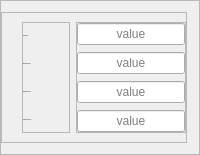
                           <widget class="QFrame" name="frame_80">
                            <property name="frameShape">
                             <enum>QFrame::Shape::StyledPanel</enum>
                            </property>
                            <property name="frameShadow">
                             <enum>QFrame::Shadow::Raised</enum>
                            </property>
                            <layout class="QVBoxLayout" name="verticalLayout_54">
                             <property name="spacing">
                              <number>0</number>
                             </property>
                             <property name="leftMargin">
                              <number>0</number>
                             </property>
                             <property name="rightMargin">
                              <number>12</number>
                             </property>
                             <item>
                              <widget class="QFrame" name="frame_81">
                               <property name="frameShape">
                                <enum>QFrame::Shape::StyledPanel</enum>
                               </property>
                               <property name="frameShadow">
                                <enum>QFrame::Shadow::Raised</enum>
                               </property>
                               <layout class="QHBoxLayout" name="horizontalLayout_15">
                                <property name="leftMargin">
                                 <number>20</number>
                                </property>
                                <property name="rightMargin">
                                 <number>0</number>
                                </property>
                                <item>
                                 <widget class="QFrame" name="frame_39">
                                  <property name="sizePolicy">
                                   <sizepolicy hsizetype="MinimumExpanding" vsizetype="Preferred">
                                    <horstretch>0</horstretch>
                                    <verstretch>0</verstretch>
                                   </sizepolicy>
                                  </property>
                                  <property name="maximumSize">
                                   <size>
                                    <width>120</width>
                                    <height>16777215</height>
                                   </size>
                                  </property>
                                  <property name="frameShape">
                                   <enum>QFrame::Shape::StyledPanel</enum>
                                  </property>
                                  <property name="frameShadow">
                                   <enum>QFrame::Shadow::Raised</enum>
                                  </property>
                                  <layout class="QVBoxLayout" name="verticalLayout_41">
                                   <property name="spacing">
                                    <number>7</number>
                                   </property>
                                   <property name="leftMargin">
                                    <number>0</number>
                                   </property>
                                   <property name="topMargin">
                                    <number>0</number>
                                   </property>
                                   <property name="rightMargin">
                                    <number>0</number>
                                   </property>
                                   <property name="bottomMargin">
                                    <number>0</number>
                                   </property>
                                   <item>
                                    <widget class="QLabel" name="label_134">
                                     <property name="minimumSize">
                                      <size>
                                       <width>0</width>
                                       <height>18</height>
                                      </size>
                                     </property>
                                     <property name="maximumSize">
                                      <size>
                                       <width>16777215</width>
                                       <height>18</height>
                                      </size>
                                     </property>
                                     <property name="font">
                                      <font>
                                       <family>Yu Gothic UI Semilight</family>
                                       <pointsize>-1</pointsize>
                                      </font>
                                     </property>
                                     <property name="styleSheet">
                                      <string notr="true"/>
                                     </property>
                                     <property name="text">
                                      <string>Global Size:</string>
                                     </property>
                                    </widget>
                                   </item>
                                   <item>
                                    <widget class="QLabel" name="label_135">
                                     <property name="minimumSize">
                                      <size>
                                       <width>0</width>
                                       <height>18</height>
                                      </size>
                                     </property>
                                     <property name="maximumSize">
                                      <size>
                                       <width>16777215</width>
                                       <height>18</height>
                                      </size>
                                     </property>
                                     <property name="font">
                                      <font>
                                       <family>Yu Gothic UI Semilight</family>
                                       <pointsize>-1</pointsize>
                                      </font>
                                     </property>
                                     <property name="styleSheet">
                                      <string notr="true"/>
                                     </property>
                                     <property name="text">
                                      <string>Deviation Factor:</string>
                                     </property>
                                    </widget>
                                   </item>
                                   <item>
                                    <widget class="QLabel" name="label_136">
                                     <property name="minimumSize">
                                      <size>
                                       <width>0</width>
                                       <height>18</height>
                                      </size>
                                     </property>
                                     <property name="maximumSize">
                                      <size>
                                       <width>16777215</width>
                                       <height>18</height>
                                      </size>
                                     </property>
                                     <property name="font">
                                      <font>
                                       <family>Yu Gothic UI Semilight</family>
                                       <pointsize>-1</pointsize>
                                      </font>
                                     </property>
                                     <property name="styleSheet">
                                      <string notr="true"/>
                                     </property>
                                     <property name="text">
                                      <string>Minimum Factor:</string>
                                     </property>
                                    </widget>
                                   </item>
                                   <item>
                                    <widget class="QLabel" name="label_142">
                                     <property name="minimumSize">
                                      <size>
                                       <width>0</width>
                                       <height>18</height>
                                      </size>
                                     </property>
                                     <property name="maximumSize">
                                      <size>
                                       <width>16777215</width>
                                       <height>18</height>
                                      </size>
                                     </property>
                                     <property name="font">
                                      <font>
                                       <family>Yu Gothic UI Semilight</family>
                                       <pointsize>-1</pointsize>
                                      </font>
                                     </property>
                                     <property name="styleSheet">
                                      <string notr="true"/>
                                     </property>
                                     <property name="text">
                                      <string>Others Mesh Info:</string>
                                     </property>
                                    </widget>
                                   </item>
                                  </layout>
                                 </widget>
                                </item>
                                <item>
                                 <widget class="QFrame" name="frame_83">
                                  <property name="sizePolicy">
                                   <sizepolicy hsizetype="MinimumExpanding" vsizetype="Preferred">
                                    <horstretch>0</horstretch>
                                    <verstretch>0</verstretch>
                                   </sizepolicy>
                                  </property>
                                  <property name="layoutDirection">
                                   <enum>Qt::LayoutDirection::RightToLeft</enum>
                                  </property>
                                  <property name="frameShape">
                                   <enum>QFrame::Shape::StyledPanel</enum>
                                  </property>
                                  <property name="frameShadow">
                                   <enum>QFrame::Shadow::Raised</enum>
                                  </property>
                                  <layout class="QVBoxLayout" name="verticalLayout_57">
                                   <property name="spacing">
                                    <number>7</number>
                                   </property>
                                   <property name="leftMargin">
                                    <number>0</number>
                                   </property>
                                   <property name="topMargin">
                                    <number>0</number>
                                   </property>
                                   <property name="rightMargin">
                                    <number>0</number>
                                   </property>
                                   <property name="bottomMargin">
                                    <number>0</number>
                                   </property>
                                   <item>
                                    <widget class="QLineEdit" name="toolGlobalSize">
                                     <property name="minimumSize">
                                      <size>
                                       <width>0</width>
                                       <height>18</height>
                                      </size>
                                     </property>
                                     <property name="maximumSize">
                                      <size>
                                       <width>180</width>
                                       <height>16777215</height>
                                      </size>
                                     </property>
                                     <property name="text">
                                      <string/>
                                     </property>
                                     <property name="alignment">
                                      <set>Qt::AlignmentFlag::AlignCenter</set>
                                     </property>
                                     <property name="placeholderText">
                                      <string>value</string>
                                     </property>
                                    </widget>
                                   </item>
                                   <item>
                                    <widget class="QLineEdit" name="toolDeviationFactor">
                                     <property name="minimumSize">
                                      <size>
                                       <width>0</width>
                                       <height>18</height>
                                      </size>
                                     </property>
                                     <property name="maximumSize">
                                      <size>
                                       <width>180</width>
                                       <height>16777215</height>
                                      </size>
                                     </property>
                                     <property name="text">
                                      <string/>
                                     </property>
                                     <property name="alignment">
                                      <set>Qt::AlignmentFlag::AlignCenter</set>
                                     </property>
                                     <property name="placeholderText">
                                      <string>value</string>
                                     </property>
                                    </widget>
                                   </item>
                                   <item>
                                    <widget class="QLineEdit" name="toolMinimumFactor">
                                     <property name="minimumSize">
                                      <size>
                                       <width>0</width>
                                       <height>18</height>
                                      </size>
                                     </property>
                                     <property name="maximumSize">
                                      <size>
                                       <width>180</width>
                                       <height>16777215</height>
                                      </size>
                                     </property>
                                     <property name="text">
                                      <string/>
                                     </property>
                                     <property name="alignment">
                                      <set>Qt::AlignmentFlag::AlignCenter</set>
                                     </property>
                                     <property name="placeholderText">
                                      <string>value</string>
                                     </property>
                                    </widget>
                                   </item>
                                   <item>
                                    <widget class="QLineEdit" name="toolOthersInfo">
                                     <property name="minimumSize">
                                      <size>
                                       <width>0</width>
                                       <height>18</height>
                                      </size>
                                     </property>
                                     <property name="maximumSize">
                                      <size>
                                       <width>180</width>
                                       <height>16777215</height>
                                      </size>
                                     </property>
                                     <property name="text">
                                      <string/>
                                     </property>
                                     <property name="alignment">
                                      <set>Qt::AlignmentFlag::AlignCenter</set>
                                     </property>
                                     <property name="placeholderText">
                                      <string>value</string>
                                     </property>
                                    </widget>
                                   </item>
                                  </layout>
                                 </widget>
                                </item>
                               </layout>
                              </widget>
                             </item>
                            </layout>
                           </widget>
